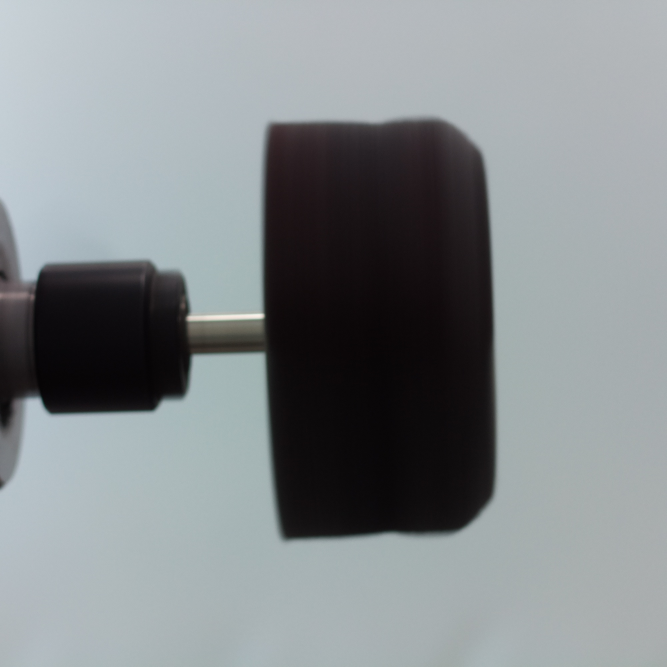
#> input picture Images/60mm/image129.jpeg, 2000 x 2000 px, found by its file name (shown at 1/3 size)
$ python 60mm_Sampled_points.py
#> lines starting #> are read from the running program, lines starting #| are printed output that depends on the picture; after the words box and inside, x2 and y2 are one past the last pixel; in counts of white or black regions, pixels touching at a corner belong together
import cv2
import numpy as np
import matplotlib.pyplot as plt
from scipy.signal import find_peaks # type: ignore
from scipy.interpolate import splprep, splev # type: ignore

def draw_vertical_lines_on_image(input_image_path, output_image_path, line_distance):
    # Load the input image
#> called with line_distance = 10
    image = cv2.imread(input_image_path)
#> image is the input picture: shape (2000, 2000, 3); mean B, G, R 140.6, 138.1, 132.4

    # Convert to grayscale
    gray_image = cv2.cvtColor(image, cv2.COLOR_BGR2GRAY)

    # Convert to binary image using thresholding
    _, binary_image = cv2.threshold(gray_image, 127, 255, cv2.THRESH_BINARY)
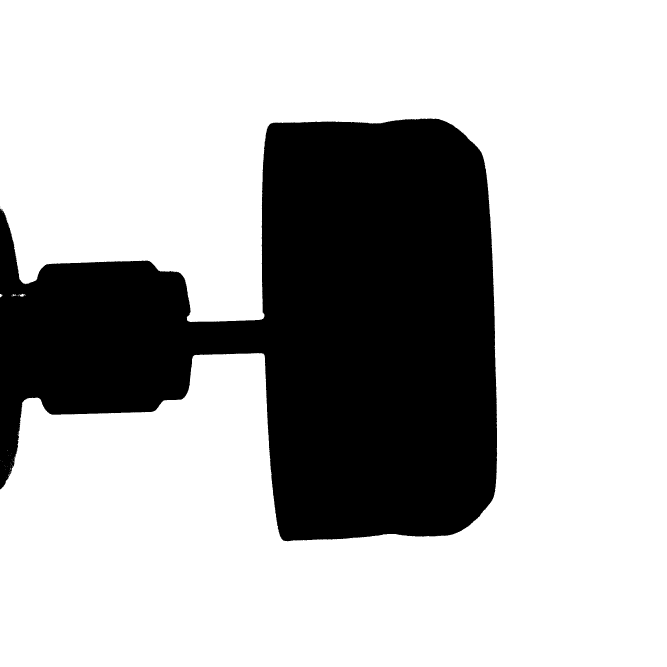
#> binary_image: shape (2000, 2000) (shown at 1/3 size); 72.1% white; 12 black regions (11 under 20 px), largest, box (x1, y1, x2, y2) and area: (0, 355, 1492, 1624) 1117113

    # Apply Gaussian blur to the binary image
    blurred_image = cv2.GaussianBlur(binary_image, (5, 5), 0)

    # Detect edges using Canny edge detection
    edges = cv2.Canny(blurred_image, 100, 200)
#> edges: shape (2000, 2000); 0.16% white in thin lines or dots, all inside (x1, y1, x2, y2) = (0, 355, 1492, 1624)

    # Increase the thickness of the edges
    kernel = np.ones((edge_thickness, edge_thickness), np.uint8)
    edges = cv2.dilate(edges, kernel, iterations=1)
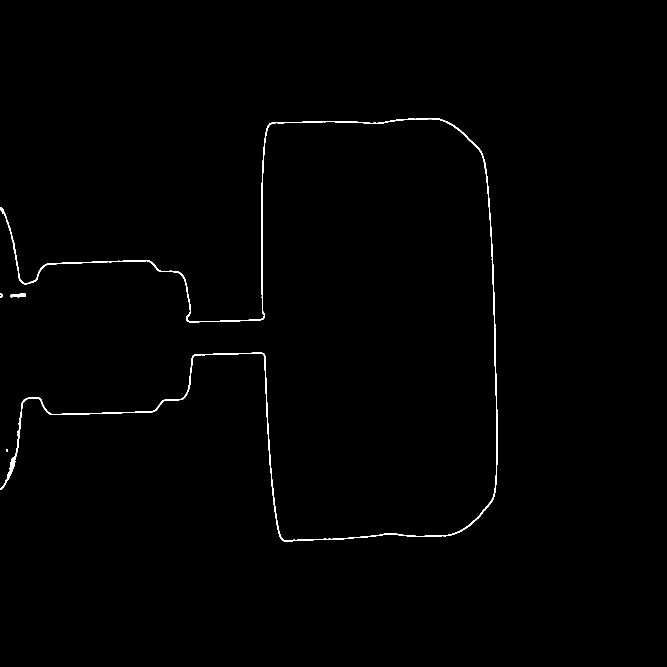
#> edges: shape (2000, 2000) (shown at 1/3 size); 0.5% white; 4 white regions, box (x1, y1, x2, y2) and area: (0, 354, 1493, 1625) 19683, (32, 880, 78, 892) 388, (0, 881, 8, 893) 66, (19, 1348, 24, 1354) 30

    # Get the coordinates of edge points
    edge_points = np.column_stack(np.where(edges > 0))
#> edge_points = 20167 pairs, first value 354 to 1624, second value 0 to 1492

    # Extract x and y coordinates
    x_coords = edge_points[:, 1]
    y_coords = edge_points[:, 0]

    # Define the range and bins for the histogram
    x_min, x_max = x_coords.min(), x_coords.max()
#> x_min = 0; x_max = 1492
    bins = np.arange(x_min, x_max + 1)
#> bins = 1493 values from 0 to 1492

    # Calculate the histogram along the x-axis
    countsX, bin_edges = np.histogram(x_coords, bins=bins)
#> countsX = 1492 values, max 427 at index 786, min 6 at index 94, mean 13.52; bin_edges = 1493 values from 0 to 1492
    bin_centers = (bin_edges[:-1] + bin_edges[1:]) / 2
#> bin_centers = 1492 values from 0.5 to 1491.5

    '''
    # Limit the data for visualization
    countsX = countsX[:250]
    bin_centers = bin_centers[:250]
    '''

    # Find peaks in the histogram
    peaks, _ = find_peaks(countsX, height=75, distance=50)
#> peaks = [54, 786, 1489]

    '''
    # Filter out peaks that are out of the truncated range
    valid_peaks = peaks[peaks < len(countsX)]
    '''

    '''
    # Get peak heights and sort them
    if valid_peaks.size > 0:
        peak_heights = countsX[valid_peaks]
        sorted_peaks = np.argsort(peak_heights)[::-1]
        top_two_peaks = valid_peaks[sorted_peaks[:2]]
    else:
        top_two_peaks = []
    '''

    # Get peak heights and sort them
    if peaks.size > 0:
        peak_heights = countsX[peaks]
#> peak_heights = [77, 427, 292]
        sorted_peaks = np.argsort(peak_heights)[::-1]
#> sorted_peaks = [1, 2, 0]
        top_two_peaks = peaks[sorted_peaks[:2]]
#> top_two_peaks = [786, 1489]

        # Sort the top two peaks by x-coordinate (left to right)
        top_two_peaks = top_two_peaks[np.argsort(bin_centers[top_two_peaks])]

        # Extract x-coordinates of the peaks
        left_peak_x = bin_centers[top_two_peaks[0]]
#> left_peak_x = 786.5
        right_peak_x = bin_centers[top_two_peaks[1]]
#> right_peak_x = 1489.5

        print(f"Left peak X-coordinate: {left_peak_x}")
#| Left peak X-coordinate: 786.5
        print(f"Right peak X-coordinate: {right_peak_x}")
#| Right peak X-coordinate: 1489.5
    else:
        top_two_peaks = []

    '''
    # Consider histogram endpoints as potential peaks
    potential_peaks = np.concatenate(([0], valid_peaks, [len(countsX)-1]))
    potential_heights = countsX[potential_peaks]
    sorted_potential_peaks = np.argsort(potential_heights)[::-1]
    top_two_peaks_with_ends = potential_peaks[sorted_potential_peaks[:2]]
    '''

    # Consider histogram endpoints as potential peaks
    potential_peaks = np.concatenate(([0], peaks, [len(countsX)-1]))
#> potential_peaks = [0, 54, 786, 1489, 1491]
    potential_heights = countsX[potential_peaks]
#> potential_heights = [16, 77, 427, 292, 174]
    sorted_potential_peaks = np.argsort(potential_heights)[::-1]
#> sorted_potential_peaks = [2, 3, 4, 1, 0]
    top_two_peaks_with_ends = potential_peaks[sorted_potential_peaks[:2]]
#> top_two_peaks_with_ends = [786, 1489]

    # Plotting
    plt.figure(figsize=(15, 6))

    # Original image with edges
    plt.subplot(1, 2, 1)
    plt.imshow(cv2.cvtColor(image, cv2.COLOR_BGR2RGB))
    plt.contour(edges, colors='r', levels=[0.5])
    plt.title('Image with Edges')
    plt.axis('off')

    # Histogram and peaks
    plt.subplot(1, 2, 2)
    plt.bar(bin_centers, countsX, width=1, color='g', alpha=0.6, label='Histogram')
    plt.plot(bin_centers, countsX, label='Counts')

    if len(top_two_peaks) > 0:
        plt.scatter(bin_centers[top_two_peaks], countsX[top_two_peaks], color='r', s=50, zorder=5, label='Top Peaks')
        plt.axvline(bin_centers[top_two_peaks[0]], color='r', linestyle='--', label='Peak 1')
        if len(top_two_peaks) > 1:
            plt.axvline(bin_centers[top_two_peaks[1]], color='b', linestyle='--', label='Peak 2')

    plt.xlabel('X-coordinate')
    plt.ylabel('Number of Edge Points')
    plt.title('Histogram with Detected Peaks')
    plt.legend()
    plt.grid(True)

    plt.tight_layout()
    plt.show()
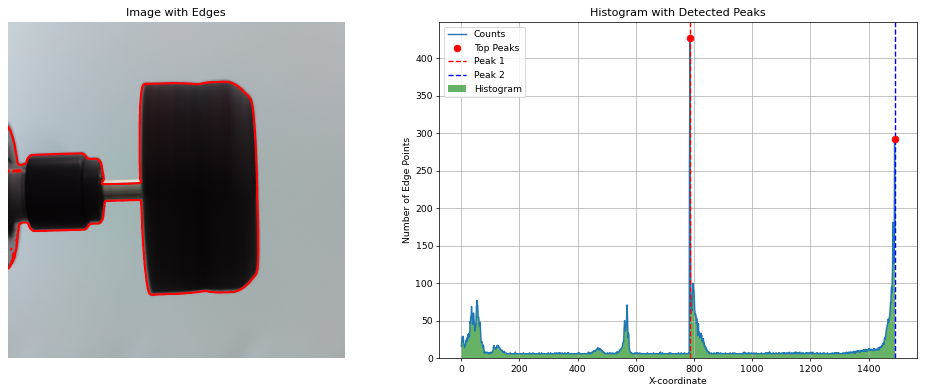
#> figure drawn by matplotlib, 2 panels; panel 2: tallest bar 427 high, from x = 786 to 787; panel 2: curve peaks at x = 786.5, y = 427

    ## For geting the sampled points within the required region (only Flap Wheel)

    # Increase the thickness of the edges
    kernel = np.ones((edge_thickness, edge_thickness), np.uint8)
    edges = cv2.dilate(edges, kernel, iterations=1)
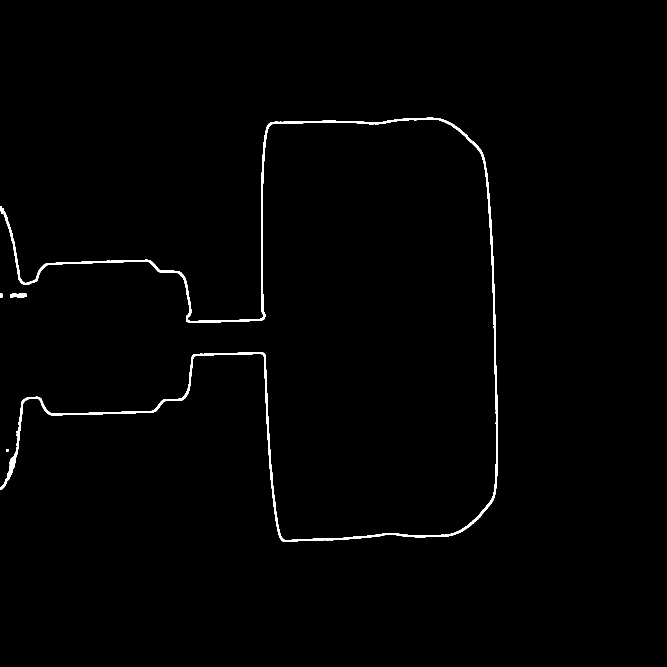
#> edges: shape (2000, 2000) (shown at 1/3 size); 0.84% white; 4 white regions, box (x1, y1, x2, y2) and area: (0, 353, 1494, 1626) 32822, (31, 879, 79, 893) 538, (0, 880, 9, 894) 109, (18, 1347, 25, 1355) 56

    # Convert the edge image to a color image
    color_edges = cv2.cvtColor(edges, cv2.COLOR_GRAY2BGR)

    # Get the dimensions of the image
    image_height, image_width = edges.shape[:2]
#> image_height = 2000; image_width = 2000

    # Temporary image for drawing lines
    temp_image = np.copy(color_edges)

    # List to store coordinates of highlighted points
    highlighted_points = []

    # Draw vertical white lines and highlight intersections
    for x in range(int(left_peak_x) + 20, int(right_peak_x) - 20, line_distance):
        for y in range(image_height):
            if edges[y, x] == 255:  # Check if there is an edge at this point
                cv2.circle(color_edges, (x, y), dot_radius, (0, 0, 255), -1)  # Draw a red dot
                highlighted_points.append((x, y))  # Store the coordinates of the intersection
                break
            temp_image[y, x] = (255, 255, 255)  # Draw the vertical line in the temporary image
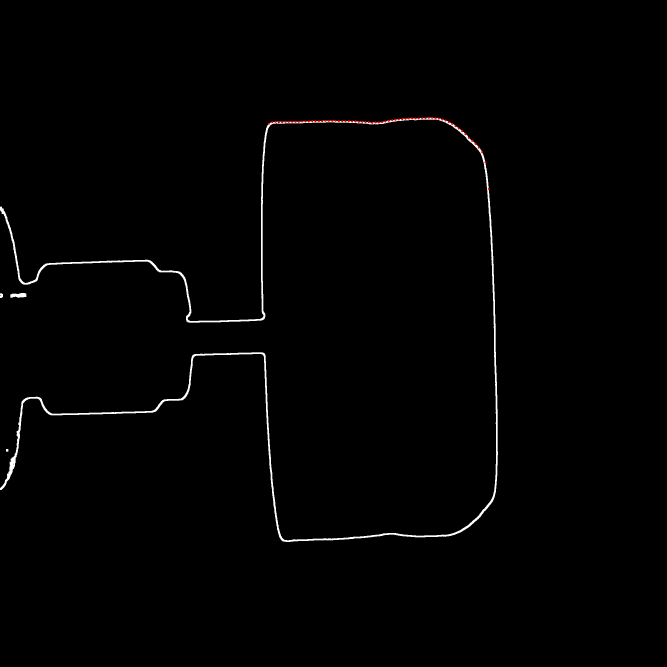
#> color_edges: shape (2000, 2000, 3) (shown at 1/3 size); mean B, G, R 2.1, 2.1, 2.2
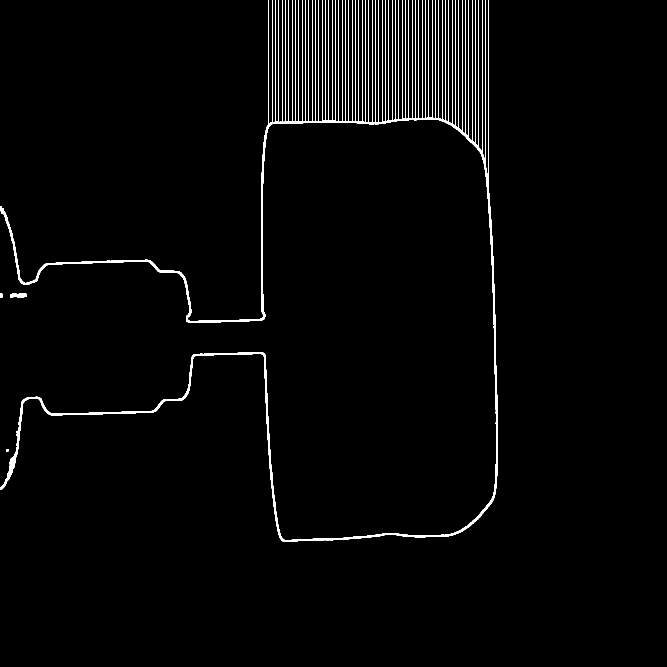
#> temp_image: shape (2000, 2000, 3) (shown at 1/3 size); 1.5% white; 4 white regions, box (x1, y1, x2, y2) and area: (0, 0, 1494, 1626) 57873, (31, 879, 79, 893) 538, (0, 880, 9, 894) 109, (18, 1347, 25, 1355) 56
#> after the loop, highlighted_points = 67 pairs, first value 806 to 1466, second value 353 to 567

    # Remove vertical white lines by copying the original thick edges to the final image
    final_image = np.copy(color_edges)

    # Save the resulting image to a file using matplotlib
    plt.imsave(output_image_path, cv2.cvtColor(final_image, cv2.COLOR_BGR2RGB))

    # Display the resulting image using matplotlib
    plt.imshow(cv2.cvtColor(color_edges, cv2.COLOR_BGR2RGB))
    plt.title('Vertical Lines and Intersections Highlighted')
    plt.axis('off')  # Hide axis
    plt.show()

    # Save the coordinates to a text file
    with open(coordinates_output_path, 'w') as file:
        for point in highlighted_points:
            file.write(f"{point[0]}, {point[1]}\n")
#> this loop made 67 passes
#> point on passes 1 to 12: (806, 371), (816, 366), (826, 365), (836, 366), (846, 366), (856, 365), (866, 365), (876, 365), (886, 365), (896, 365), (906, 364), (916, 364)

    # Return the list of highlighted points
    return highlighted_points

def plot_spline_from_coordinates(coordinates_file):
    # Read coordinates from the file
    with open(coordinates_output_path, 'r') as file:
        lines = file.readlines()

    # Parse the coordinates
    coordinates = []
    for line in lines:
        x, y = map(int, line.strip().split(', '))
        coordinates.append((x, y))

    # Convert to numpy array for easier manipulation
    coordinates = np.array(coordinates)

    # Sort coordinates by x-value
    sorted_coords = coordinates[np.argsort(coordinates[:, 0])]
    x_sorted = sorted_coords[:, 0]
    y_sorted = sorted_coords[:, 1]

    # Fit a spline to the data points
    tck, u = splprep([x_sorted, y_sorted], s=0)
    unew = np.linspace(0, 1.0, num=len(x_sorted)*10)  # Generate points for smooth spline
    out = splev(unew, tck)

    # Plotting
    plt.figure(figsize=(10, 6))
    plt.plot(out[0], out[1], 'b-', label='Spline')
    plt.scatter(x_sorted, y_sorted, color='r', label='Sampled Points')
    plt.xlabel('X-coordinate')
    plt.ylabel('Y-coordinate')
    plt.title('Spline Through Sampled Points')
    plt.gca().invert_yaxis()  # Flip the y-axis
    plt.legend()
    plt.grid(True)
    plt.show()
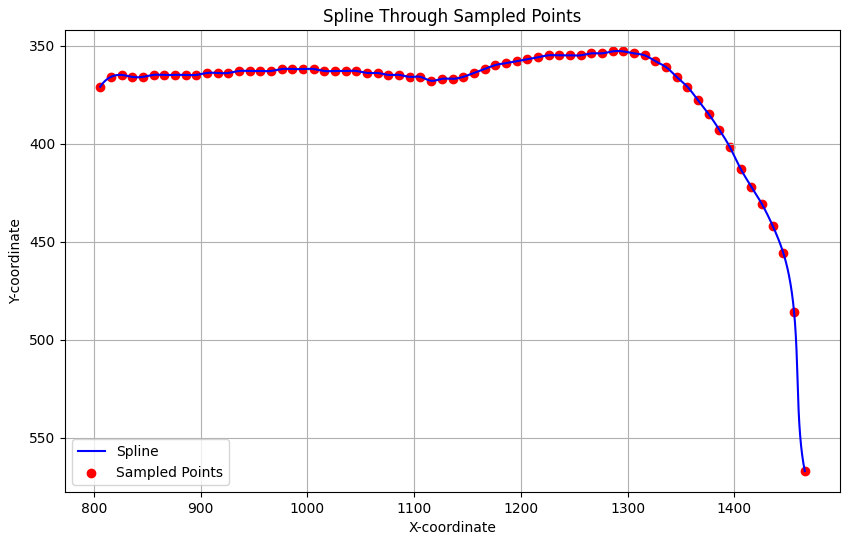
#> figure drawn by matplotlib, 1 panel; curve peaks at x = 1466, y = 567


# Parameters
input_image_path = r'D:\My Files\HiWi IFPT\hiwiifpt\Images\60mm\image129.jpeg'  # Path to the input image
output_image_path = r'D:\My Files\HiWi IFPT\hiwiifpt\outputs\test_60.jpg'  # Path to save the output image
coordinates_output_path = r'D:\My Files\HiWi IFPT\hiwiifpt\outputs\coordinates_test_60.txt'  # Path to save the coordinates of the highlighted points
line_distance = 10  # Distance between vertical lines
edge_thickness = 3  # Thickness of the edges of the edge image
dot_radius = 3  # Radius of the red dots at intersection

# Draw vertical lines on the input image
draw_vertical_lines_on_image(input_image_path, output_image_path, line_distance)
plot_spline_from_coordinates(coordinates_output_path)
